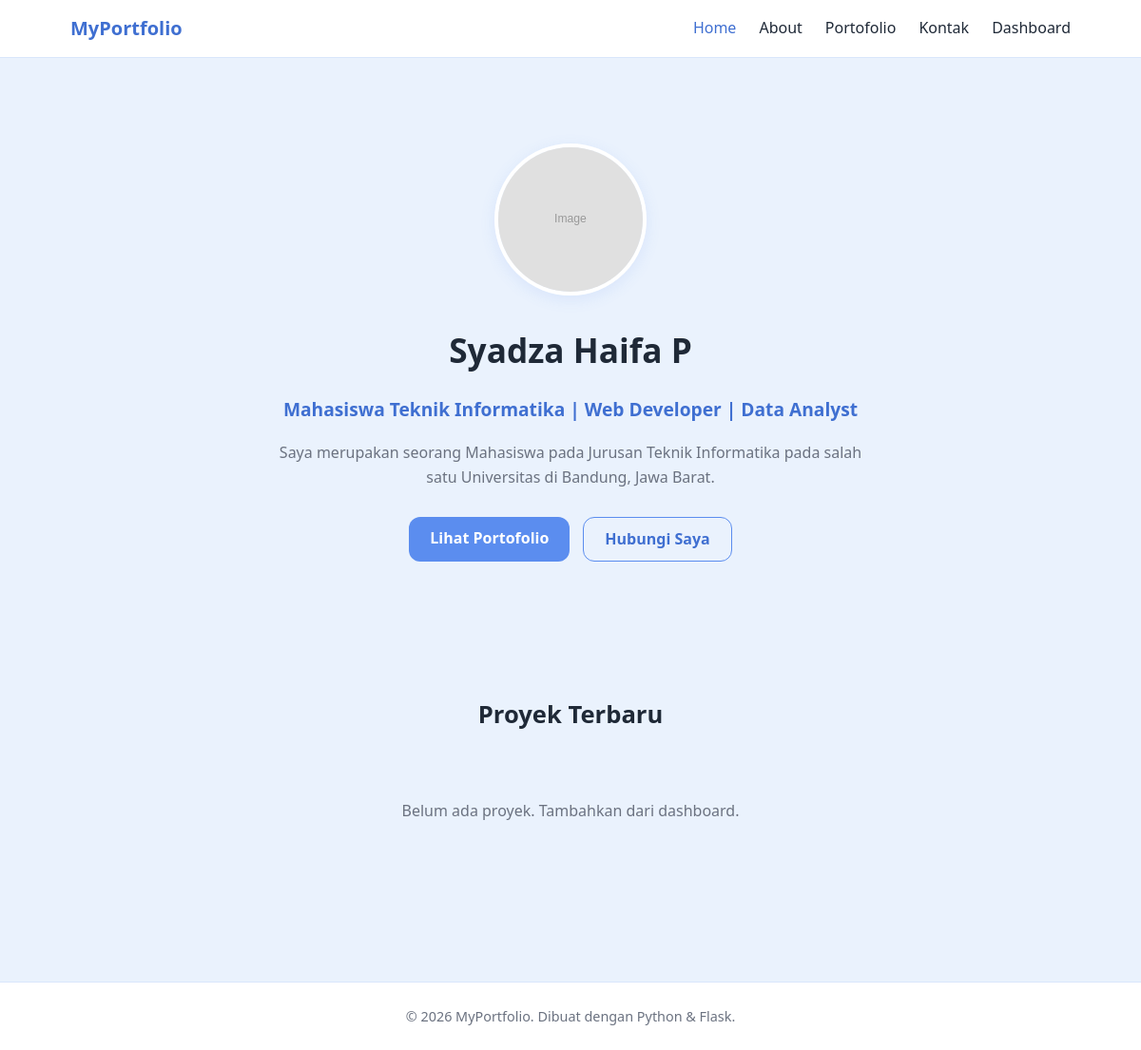
The page / on the database its author committed.
### models.py (models this page shows)
class Profile(db.Model):
    id = db.Column(db.Integer, primary_key=True)
    name = db.Column(db.String(120), default='Nama Anda')
    headline = db.Column(db.String(200), default='Web Developer')
    about = db.Column(db.Text, default='Tuliskan deskripsi tentang diri Anda di sini.')
    education = db.Column(db.Text, default='')
    photo_file = db.Column(db.String(120), default='default-profile.jpg')
    email = db.Column(db.String(120), default='email@example.com')
    github_url = db.Column(db.String(200), default='')
    linkedin_url = db.Column(db.String(200), default='')

### app.py (the view)
@app.route('/')
def index():
    profile = get_profile()
    projects = Project.query.order_by(Project.created_at.desc()).limit(3).all()
    return render_template('index.html', profile=profile, projects=projects)

### app.py (called while the page is built)
def get_profile():
    profile = Profile.query.first()
    if profile is None:
        profile = Profile()
        db.session.add(profile)
        db.session.commit()
    return profile

### templates/index.html (shortened to what this page needs)
{% extends 'base.html' %}
{% block content %}
<section class="hero">
  <div class="container">
    <img class="profile-photo"
         src="{{ url_for('static', filename='uploads/' + profile.photo_file) if profile.photo_file != 'default-profile.jpg' else url_for('static', filename='img_placeholder.svg') }}"
         onerror="this.style.display='none'"
         alt="{{ profile.name }}">
    <h1>{{ profile.name }}</h1>
    <p class="headline">{{ profile.headline }}</p>
    <p class="about-summary">{{ profile.about[:220] }}{% if profile.about|length > 220 %}...{% endif %}</p>
    <div class="hero-actions">
      <a href="{{ url_for('portfolio') }}" class="btn btn-primary">Lihat Portofolio</a>
      <a href="{{ url_for('contact') }}" class="btn btn-outline">Hubungi Saya</a>
    </div>
  </div>
</section>
<section class="section">
  <div class="container">
    <h2 class="section-title">Proyek Terbaru</h2>
    {% if projects %}
      <div class="portfolio-grid">
        {% for project in projects %}
          <div class="project-card">
            <img src="{{ url_for('static', filename='uploads/' + project.image_file) if project.image_file != 'default.jpg' else url_for('static', filename='img_placeholder.svg') }}"
                 onerror="this.style.display='none'"
                 alt="{{ project.title }}">
            <div class="project-card-body">
              <h3>{{ project.title }}</h3>
              <p>{{ project.description[:100] }}{% if project.description|length > 100 %}...{% endif %}</p>
              <a href="{{ url_for('project_detail', id=project.id) }}">Lihat Detail &rarr;</a>
            </div>
          </div>
        {% endfor %}
      </div>
    {% else %}
      <p class="empty-state">Belum ada proyek. Tambahkan dari dashboard.</p>
    {% endif %}
  </div>
</section>
{% endblock %}

### templates/base.html (shortened to what this page needs)
<!DOCTYPE html>
<html lang="id">
<head>
  <link rel="stylesheet" href="{{ url_for('static', filename='css/style.css') }}">
</head>
<body>
  <nav class="navbar">
    <div class="container">
      <a class="brand" href="{{ url_for('index') }}">MyPortfolio</a>
      <ul class="nav-links">
        <li><a href="{{ url_for('index') }}" class="{{ 'active' if request.endpoint == 'index' }}">Home</a></li>
        <li><a href="{{ url_for('about') }}" class="{{ 'active' if request.endpoint == 'about' }}">About</a></li>
        <li><a href="{{ url_for('portfolio') }}" class="{{ 'active' if request.endpoint in ['portfolio', 'project_detail'] }}">Portofolio</a></li>
        <li><a href="{{ url_for('contact') }}" class="{{ 'active' if request.endpoint == 'contact' }}">Kontak</a></li>
        <li><a href="{{ url_for('login') }}">Dashboard</a></li>
      </ul>
    </div>
  </nav>
  <main>
    <div class="container" style="padding-top: 20px;">
    </div>
    {% block content %}{% endblock %}
  </main>
  <footer class="footer">
    <div class="container">
      &copy; {{ 2026 }} MyPortfolio. Dibuat dengan Python &amp; Flask.
    </div>
  </footer>
</body>
</html>

### static/css/style.css (style rules this page uses)
:root { --primary: #5b8def; --primary-dark: #3f6fd1; --soft-blue: #eaf2fd; --soft-blue-2: #dce9fb; --text-dark: #1f2937; --text-muted: #6b7280; --white: #ffffff; --success: #2f9e5b; --error: #d9534f; --border: #d9e6fb; --radius: 12px; --shadow: 0 4px 16px rgba(91, 141, 239, 0.12); }
* { box-sizing: border-box; }
body { margin: 0; font-family: 'Segoe UI', Roboto, Arial, sans-serif; background: var(--soft-blue); color: var(--text-dark); line-height: 1.6; }
a { color: var(--primary-dark); text-decoration: none; }
img { max-width: 100%; display: block; }
.container { max-width: 1100px; margin: 0 auto; padding: 0 24px; }
.navbar { background: var(--white); border-bottom: 1px solid var(--border); position: sticky; top: 0; z-index: 100; }
.navbar .container { display: flex; align-items: center; justify-content: space-between; padding-top: 14px; padding-bottom: 14px; }
.navbar .brand { font-weight: 700; font-size: 1.25rem; color: var(--primary-dark); }
.nav-links { display: flex; gap: 24px; list-style: none; margin: 0; padding: 0; }
.nav-links a { color: var(--text-dark); font-weight: 500; }
.nav-links a:hover, .nav-links a.active { color: var(--primary-dark); text-decoration: none; }
.footer { background: var(--white); border-top: 1px solid var(--border); margin-top: 60px; padding: 24px 0; text-align: center; color: var(--text-muted); font-size: 0.9rem; }
.btn { display: inline-block; padding: 10px 22px; border-radius: var(--radius); font-weight: 600; border: none; cursor: pointer; transition: transform 0.15s ease, box-shadow 0.15s ease; }
.btn-primary { background: var(--primary); color: var(--white); }
.btn-outline { background: transparent; border: 1.5px solid var(--primary); color: var(--primary-dark); }
.hero { padding: 70px 0; text-align: center; }
.hero img.profile-photo { width: 160px; height: 160px; border-radius: 50%; object-fit: cover; margin: 0 auto 24px; border: 4px solid var(--white); box-shadow: var(--shadow); }
.hero h1 { font-size: 2.2rem; margin-bottom: 6px; }
.hero .headline { color: var(--primary-dark); font-size: 1.2rem; font-weight: 600; margin-bottom: 18px; }
.hero .about-summary { max-width: 640px; margin: 0 auto 28px; color: var(--text-muted); }
.hero .hero-actions { display: flex; gap: 14px; justify-content: center; flex-wrap: wrap; }
.section { padding: 50px 0; }
.section-title { font-size: 1.6rem; margin-bottom: 28px; text-align: center; }
.empty-state { text-align: center; color: var(--text-muted); padding: 40px 0; }

### rows shown on the page
Profile: name "Syadza Haifa P", headline "Mahasiswa Teknik Informatika | Web Developer | Data Analyst", about "Saya merupakan seorang Mahasiswa pada Jurusan Teknik Informatika pada salah satu Universitas di Bandung, Jawa Barat."

### other values the page prints
{{ 2026 }} "2026"
